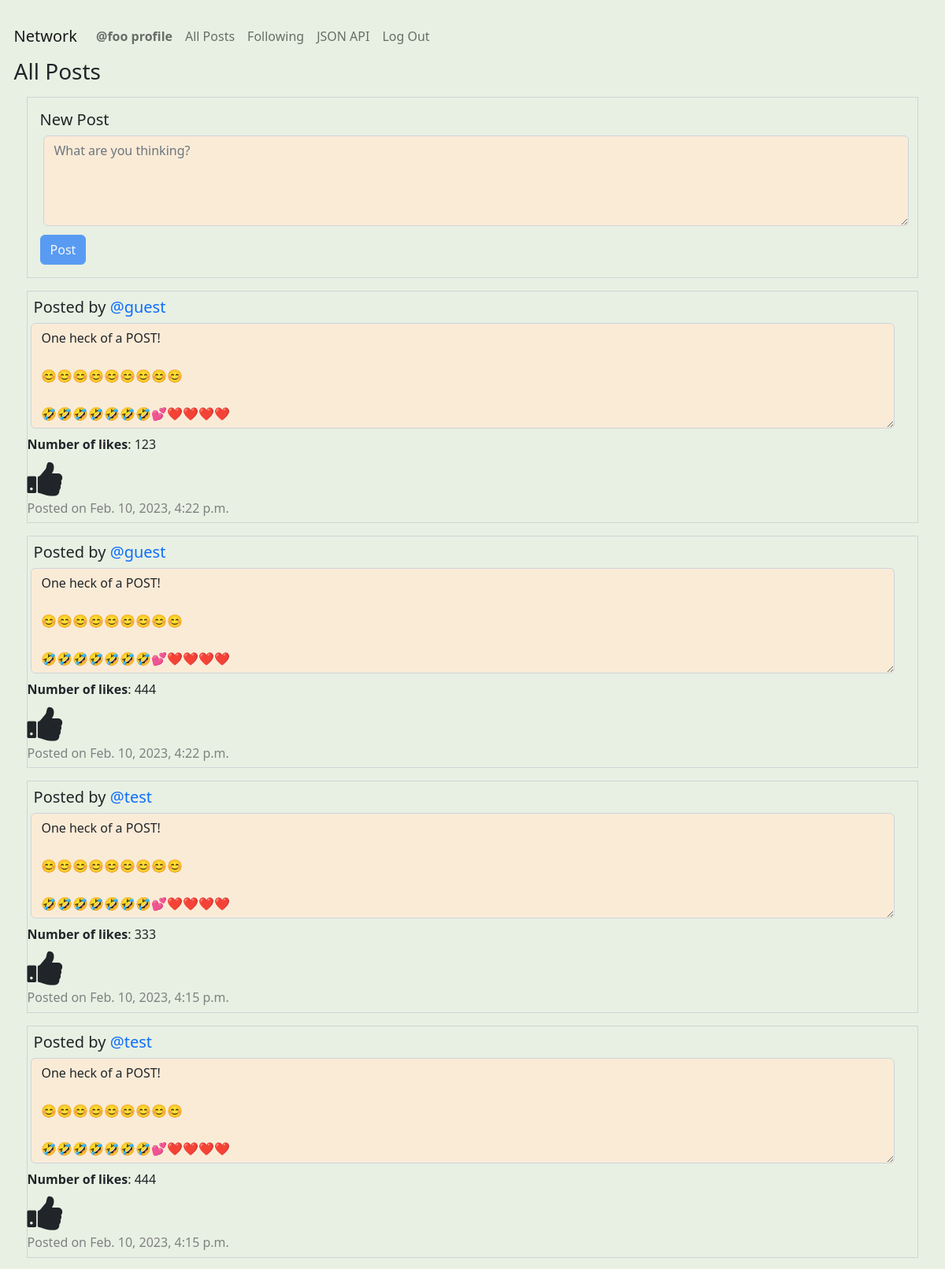
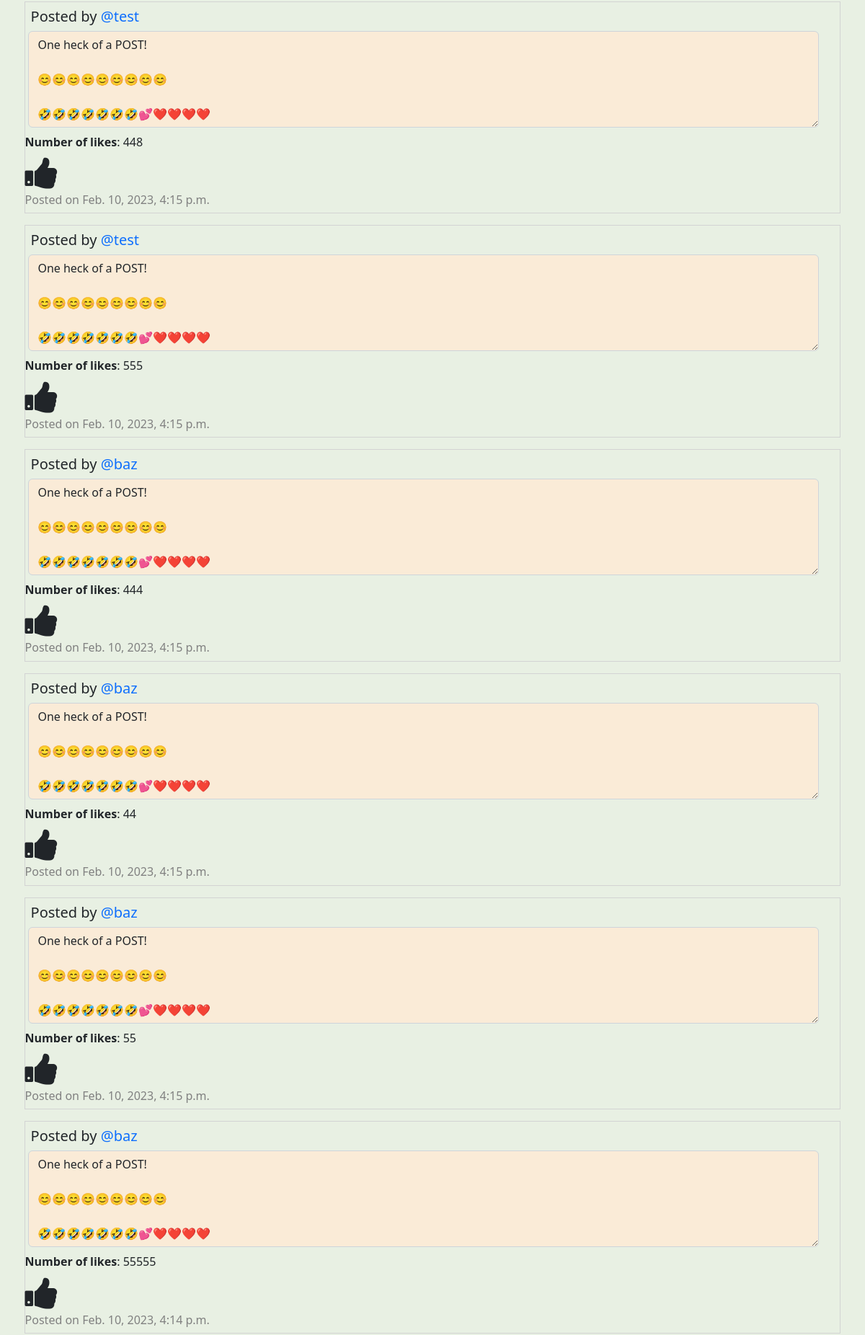
Screenshot of /allPosts (signed in, upper part) with the database file from the repository (2 pictures, top to bottom).
### network/models.py (models this page shows)
class User(AbstractUser):
    pass
    def __str__(self) -> str:
        return f"User Name: {self.username} - User ID: {self.id}"

class Posts(models.Model):
    creator = models.ForeignKey(
        User, on_delete=models.PROTECT, related_name="get_creator", blank=False)
    content = models.TextField(max_length=600)
    createdDate = models.DateTimeField(auto_now_add=True)
    likedUser = models.ManyToManyField(
        User, related_name="get_liked_users", blank=True)
    numberLikes = models.PositiveIntegerField(blank=True, default=0)

### network/views.py (the view)
# urls.py: path("allPosts", views.djangoAllPosts, name="djangoAllPosts"),
@login_required
def djangoAllPosts(request):
    print("In DjangoAllPosts")
    user = request.user
    userLoggedIn = request.user.username
    user_id = request.user.id
    userName = User.objects.get(id=user_id)
    print(userName)
    print(user)
    print(userLoggedIn)
    postings = Posts.objects.filter().order_by('-createdDate')
    postsPagination = postings
    paginator = Paginator(postsPagination, 10)
    page_number = request.GET.get('page', '1')
    page_obj = paginator.get_page(page_number)
    likeList = returnlikeList(request)
    return render(request, "network/allPosts.html", {"page_obj": page_obj, "postings": postings, "likeList": likeList})

### network/views.py (called while the page is built)
@login_required
def returnlikeList(request):
    user_id = request.user.id
    likedUser = Posts.objects.filter(likedUser=user_id)
    print(likedUser)
    likeList = []
    for like in likedUser:
        currentObject = User.objects.get(id=user_id)
        print(currentObject.id)
        print(like.id)
        likeList.append(like.id)
    return likeList

### network/templates/network/allPosts.html (shortened to what this page needs)
{% extends "network/layout.html" %}
{% load static %}
{% block body %}
<div id="post-view">
    <h3>All Posts</h3>
    <div id="posty">
        <form id="post-form" action="{% url 'saveDjangoNewPost' %}" method="post">
            <h5>New Post</h5>
            <textarea class="form-control" id="post-body" placeholder="What are you thinking?" name="postContent"
                onkeyup="disableNewPostButton()"></textarea>
            <input type="submit" id="post-button" class="btn btn-primary" value="Post" />
        </form>
    </div>
    {% for post in page_obj %}
    <div id="allPostings">
        <div class="post{{forloop.counter0}}">
            <h5 class="creator">Posted by <a
                    href="{% url 'getProfile' post.creator.username %}">{{post.creator.username}}</a></h5><textarea
                class="form-control content{{forloop.counter0}}" id="readonlyContent{{forloop.counter0}}" rows="5"
                readonly="true">{{post.content}}</textarea>
            <p id="numberLikes{{forloop.counter0}}" class="numberLikes{{forloop.counter0}}"><strong>Number of
                    likes</strong>:
                {{post.numberLikes}}</p>
            {% if post.id in likeList and post.creator.username != user.username %}
            <i class="fa fa-thumbs-up {{forloop.counter0}}" id="thumbsUp{{forloop.counter0}}" aria-hidden="true"
                onclick="likePost('{{post.id}}', '{{post.creator.username}}', '{{user.username}}')"></i>
            {% elif post.id not in likeList and post.creator.username != user.username %}
            <i class="fa fa-thumbs-down {{forloop.counter0}}" id="thumbsDown{{forloop.counter0}}" aria-hidden="true"
                onclick="likePost('{{post.id}}', '{{post.creator.username}}', '{{user.username}}')"></i>
            {% endif %}
            <p class="timestamp{{forloop.counter0}}">Posted on {{post.createdDate}}</p>
        </div>
    </div>
    {% endfor %}
</div>
{% endblock %}

### network/templates/network/layout.html (shortened to what this page needs)
{% load static %}
<!DOCTYPE html>
<html lang="en" style="background-color: #e8f0e3;">
<head>
    <link href="https://cdn.jsdelivr.net/npm/bootstrap@5.2.3/dist/css/bootstrap.min.css" rel="stylesheet">
    <link rel="stylesheet" href="https://cdnjs.cloudflare.com/ajax/libs/font-awesome/4.7.0/css/font-awesome.min.css">
    <link href="{% static 'network/styles.css' %}" rel="stylesheet">
</head>
<body>
    <nav class="navbar navbar-expand-lg navbar-light bg-light" id="nav-bar">
        <a class="navbar-brand" href="{% url 'index' %}">Network</a>
        <div>
            <ul class="navbar-nav mr-auto">
                {% if user.is_authenticated %}
                <li class="nav-item">
                    <a class="nav-link" id="djangoProfile" href="{% url 'getProfile' user.username %}"><strong>{{ user.username }} profile</strong></a>
                </li>
                <li class="nav-item">
                    <a class="nav-link" id="djangoAllPosts" href="{% url 'djangoAllPosts' %}">All Posts</a>
                </li>
                {% endif %}
                {% if user.is_authenticated %}
                <li class="nav-item">
                    <a class="nav-link" id="djangoFollowing" href="{% url 'getFollowing' %}">Following</a>
                </li>
                <li class="nav-item">
                    <a class="nav-link" id="jsonbuttons" href="{% url 'viewJSON' %}">JSON API</a>
                </li>
                <li class="nav-item">
                    <a class="nav-link" href="{% url 'logout' %}">Log Out</a>
                </li>
                {% endif %}
            </ul>
        </div>
    </nav>
    <div class="body">
        {% block body %}
        {% endblock %}
    </div>
</body>
</html>

### network/static/network/styles.css (style rules this page uses)
body { margin: 1.1em; background-color: #e8f0e3; }
a { text-decoration: none; }
#posty { margin: 1em; border-style: solid; border-width: thin; border-color: lightgray; background-color: #e8f0e3; }
#post-view { background-color: #e8f0e3; }
.form-control { margin: 0.3em; }
#nav-bar { background-color: #e8f0e3 !important; }
p { margin-bottom: 0.4rem; }
.creator { margin: 0.4em; }
.fa { font-size: 50px; cursor: pointer; user-select: none; }
[class*="post"] { margin: 1em; border-style: solid; border-width: thin; border-color: lightgray; }
[class*="timestamp"] { color: grey; }
[id*="readonlyContent"] { margin-bottom: 0.5em; background-color: antiquewhite; width: 97%; }
#post-form { margin: 1em; }
#post-button { margin-top: 0.4em; }
#post-body { height: 115px; background-color: antiquewhite; }

### rows the page displays
User: username "@foo"
Posts: creator.username "@guest", content "One heck of a POST! 😊😊😊😊😊😊😊😊😊 🤣🤣🤣🤣🤣🤣🤣💕❤️❤️❤️❤️", numberLikes "123", createdDate "Feb. 10, 2023, 4:22 p.m."
Posts: creator.username "@guest", content "One heck of a POST! 😊😊😊😊😊😊😊😊😊 🤣🤣🤣🤣🤣🤣🤣💕❤️❤️❤️❤️", numberLikes "444", createdDate "Feb. 10, 2023, 4:22 p.m."
Posts: creator.username "@test", content "One heck of a POST! 😊😊😊😊😊😊😊😊😊 🤣🤣🤣🤣🤣🤣🤣💕❤️❤️❤️❤️", numberLikes "333", createdDate "Feb. 10, 2023, 4:15 p.m."
Posts: creator.username "@test", content "One heck of a POST! 😊😊😊😊😊😊😊😊😊 🤣🤣🤣🤣🤣🤣🤣💕❤️❤️❤️❤️", numberLikes "444", createdDate "Feb. 10, 2023, 4:15 p.m."
Posts: creator.username "@test", content "One heck of a POST! 😊😊😊😊😊😊😊😊😊 🤣🤣🤣🤣🤣🤣🤣💕❤️❤️❤️❤️", numberLikes "448", createdDate "Feb. 10, 2023, 4:15 p.m."
Posts: creator.username "@test", content "One heck of a POST! 😊😊😊😊😊😊😊😊😊 🤣🤣🤣🤣🤣🤣🤣💕❤️❤️❤️❤️", numberLikes "555", createdDate "Feb. 10, 2023, 4:15 p.m."
Posts: creator.username "@baz", content "One heck of a POST! 😊😊😊😊😊😊😊😊😊 🤣🤣🤣🤣🤣🤣🤣💕❤️❤️❤️❤️", numberLikes "444", createdDate "Feb. 10, 2023, 4:15 p.m."
Posts: creator.username "@baz", content "One heck of a POST! 😊😊😊😊😊😊😊😊😊 🤣🤣🤣🤣🤣🤣🤣💕❤️❤️❤️❤️", numberLikes "44", createdDate "Feb. 10, 2023, 4:15 p.m."
Posts: creator.username "@baz", content "One heck of a POST! 😊😊😊😊😊😊😊😊😊 🤣🤣🤣🤣🤣🤣🤣💕❤️❤️❤️❤️", numberLikes "55", createdDate "Feb. 10, 2023, 4:15 p.m."
Posts: creator.username "@baz", content "One heck of a POST! 😊😊😊😊😊😊😊😊😊 🤣🤣🤣🤣🤣🤣🤣💕❤️❤️❤️❤️", numberLikes "55555", createdDate "Feb. 10, 2023, 4:14 p.m."
